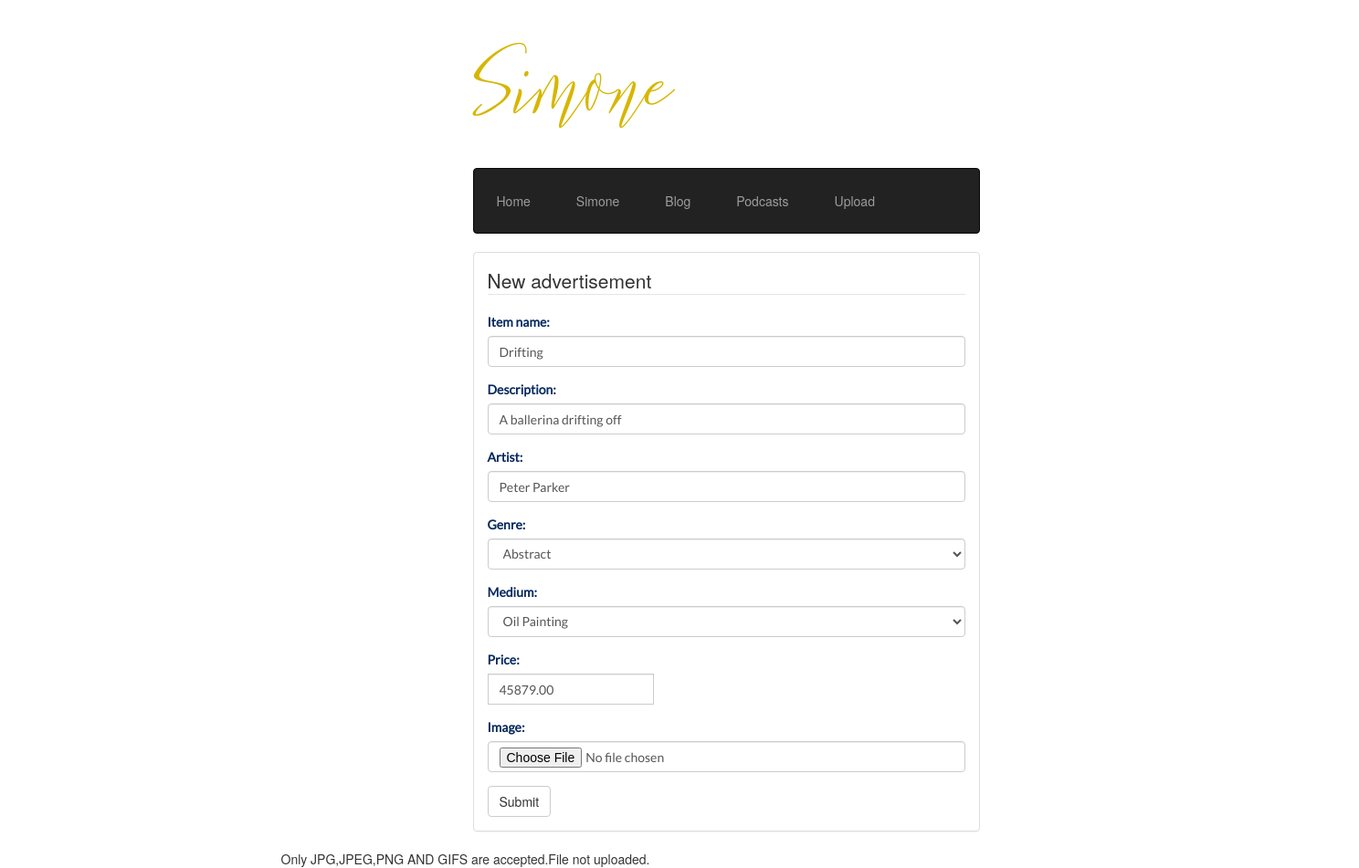
The page /admin/editAd.php?id=79 on the database its author committed.
### tables this page shows
CREATE TABLE `advert` (
  `ad_id` int(11) NOT NULL,
  `user` varchar(100) NOT NULL,
  `user_id` int(11) NOT NULL,
  `item_name` varchar(100) NOT NULL,
  `description` text NOT NULL,
  `artist` varchar(100) NOT NULL,
  `genre` varchar(100) NOT NULL,
  `type` varchar(100) NOT NULL,
  `price` decimal(20,2) NOT NULL,
  `image` blob NOT NULL,
  `postDate` date NOT NULL
);

### admin/editAd.php (the view, shortened to what this page needs)
<?php
 	include  "../conn.php";
	?>
<!DOCTYPE html>
<html>
	<head>
		<link rel="stylesheet" type="text/css" href="../bootstrap/css/bootstrap.css">
		<link rel="stylesheet" type="text/css" href="../style.css">
	</head>
	<body id="home-bod">
		<div class="container">
		<div class="row">
			<div class="col-md-10 col-md-offset-3 col-xs-12">
			<div class="container" id="container-home">
			<div class="row">
				<div class="col-md-6 col-md-offset-2 col-xs-12">
					<div id="head">
						<h1> <a href="home.php"> Simone</a> </h1>
					</div>
				<nav class="navbar navbar-inverse">
				<ul class="nav navbar-nav">
					<li><a href="../home.php">Home</a></li>
					<li><a href="../profile.php">Simone</a></li>
					<li><a href="../blog.php">Blog</a></li>
					<li><a href="../podcast.php">Podcasts</a></li>
					<li><a href="simone.php">Upload</a></li>
				</ul>
			</nav>
					<div class="panel panel-default">
					<div class="panel-body">
					<form action="editAd.php" method="post" enctype="multipart/form-data">
							<fieldset>
								<legend>
									New advertisement
								</legend>
								<?php
									$sql2 = "SELECT * FROM advert WHERE  ad_id='".$_GET['id'] ."'";
									$result = mysqli_query($conn,$sql2);
								 	$row = mysqli_fetch_assoc($result);
								 ?>
								<div class="form-group">
									<label for="item">Item name:</label>
									<input type="text" class="form-control" name="name" id="item_name" value="<?php echo $row['item_name'] ?>"/>
								</div>
								<div class="form-group">
									<label for="description">Description:</label>
									<input type="text" class="form-control" name="description" id="description" value="<?php echo $row['description'] ?>"/>
								</div>
								<div class="form-group">
									<label for="artist">Artist:</label>
									<input type="text" class="form-control" name="artist" id="artist" value="<?php echo $row['artist'] ?>"/>
								</div>
								<div class="form-group">
									<label for="genre">Genre:</label>
									<select name ="genre" class="form-control" >
										<option value="Abstract">Abstract</option>
									</select>
								</div>
								<div class="form-group">
									<label for="type">Medium:</label>
									<select name="type" class="form-control">
										<option value="Oil Painting ">Oil Painting </option>
									</select>
								</div>
								<div class="form-group">
									<label for="price">Price:</label>
									<div class="input-group">
										<input type="decimal" class="form-control" name="price" id="price" value="<?php echo $row['price'] ?>"/>
									</div>
								</div>
								<div class="form-group">
									<label for="image">Image:</label>
									<input type="file" class="form-control" name="image" id="image" value="<?php echo $row['image'] ?>"/>
								</div>
								<input type="submit" id="submit" name="submit" class="btn btn-default" />
							</fieldset>
						</form>
					</div>
					</div>
				</div>
			</div>
		</div>
		<?php
			$target_dir="uploads/";
			$target_file = $target_dir . basename($_FILES["image"]["name"]);
			$uploadOk=1;
			$imageFileType = pathinfo($target_file,PATHINFO_EXTENSION);
			if($imageFileType !="jpg"
			&& $imageFileType != "png"
			&& $imageFileType != "jpeg"
			&& $imageFileType !="gif")
			{
				echo " Only JPG,JPEG,PNG AND GIFS  are accepted.";
				$uploadOk=0;
			}
			if($uploadOk==0)
			{
				echo "File not uploaded.";
			}
		?>
	</div>
	</div>
	</div>
	</body>
</html>

### style.css (style rules this page uses)
h1 { font-family: 'Frutilla Script', serif; font-size: 140px; color: #24385d; text-align: left; }
#head a { text-decoration: none; color: #d7b600; }
.form-group { font-family: 'Lato-Regular', sans-serif; color:#072a5e; font-size:14px; }
.container { z-index: 300; }
li { float: left; padding: 10px; }

### rows shown on the page
advert: name "Drifting", description "A ballerina drifting off", artist "Peter Parker", price "45879.00"
